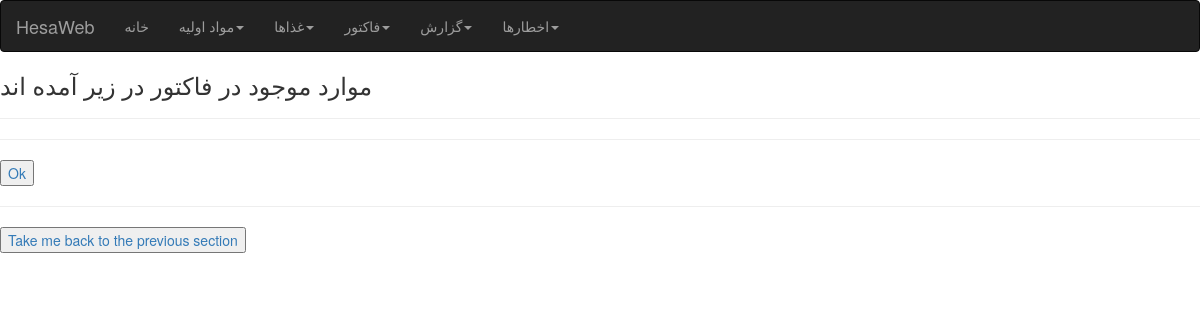
The page /checkfactor/ (signed in) on the database as committed earlier.
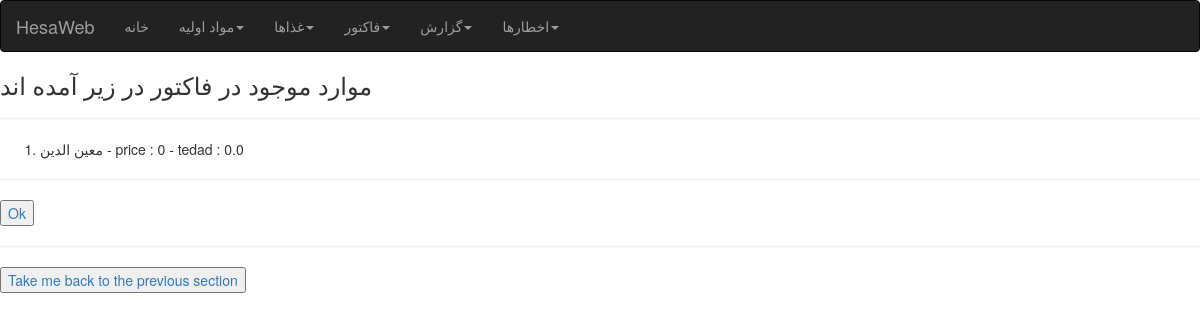
The same page on the database as committed later.
### product/models.py (models this page shows, shortened)
class fcart(models.Model):
    element = models.ForeignKey(material, on_delete=models.CASCADE)
    tedad = models.FloatField(default=0)
    price = models.IntegerField(default=0)

class material(models.Model):
    name = models.CharField(max_length=50)
    current_value_instorage = models.FloatField(default=0)
    current_price = models.IntegerField(default=0)
    total_value = models.IntegerField(default=0)
    min_value = models.IntegerField(default=0)
    expire_date = models.DateField(blank=True)
    def __str__(self):
        return self.name

### product/views.py (the view)
# urls.py: path("checkfactor/",views.checkfactor),
@login_required
def checkfactor(request):
    content = fcart.objects.all()
    return render(request,"product/checkfactor.html",{"content":content})

### product/templates/product/checkfactor.html (shortened to what this page needs)
{% extends 'base.html' %}
{% block body %}
<h3>موارد موجود در فاکتور در زیر آمده اند</h3>
    <hr>
    <ol>
        {% for item in content  %}
        <li>{{item.element}} - price : {{item.price}} - tedad : {{item.tedad}} </li>
        {% endfor %}
    </ol>
    <hr>
    <button>
        <a href="http://127.0.0.1:8000/factor"> Ok
    </button>
    <hr>
    <button>
        <a href="http://127.0.0.1:8000/addtofactor"> Take me back to the previous section
    </button>
{% endblock body %}

### templates/base.html (shortened to what this page needs)
<!DOCTYPE html>
<html lang=“fa” dir=“rtl”>
  <head>
    <link rel="stylesheet" href="https://maxcdn.bootstrapcdn.com/bootstrap/3.4.1/css/bootstrap.min.css">
</head>
  <body>
    <nav class="navbar navbar-inverse">
      <div class="container-fluid">
        <div class="navbar-header">
          <a class="navbar-brand" href="https://www.linkedin.com/in/moeinaldin-alihosseini/">HesaWeb</a>
        </div>
        <ul class="nav navbar-nav">
          <li><a href="/">خانه</a></li>
          <li class="dropdown"><a class="dropdown-toggle" data-toggle="dropdown" href="#">مواد اولیه<span class="caret"></span></a>
          </li>
          <li class="dropdown"><a class="dropdown-toggle" data-toggle="dropdown" href="#">غذاها<span class="caret"></span></a>
          </li>
          <li class="dropdown"><a class="dropdown-toggle" data-toggle="dropdown" href="#">فاکتور<span class="caret"></span></a>
          </li>
          <li class="dropdown"><a class="dropdown-toggle" data-toggle="dropdown" href="#">گزارش<span class="caret"></span></a>
          </li>
          <li class="dropdown"><a class="dropdown-toggle" data-toggle="dropdown" href="#">اخطارها<span class="caret"></span></a>
          </li>
        </ul>
      </div>
    </nav>
{% block body %}
{% endblock body %}
</body>
</html>

Rows that differ between the two databases and show on the page:
added fcart: element "معین الدین", price "0", tedad "0.0"
